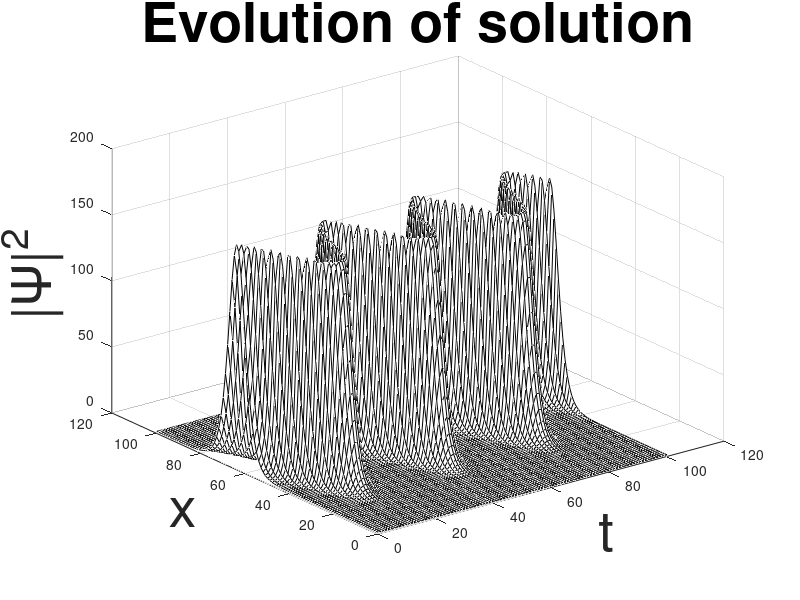
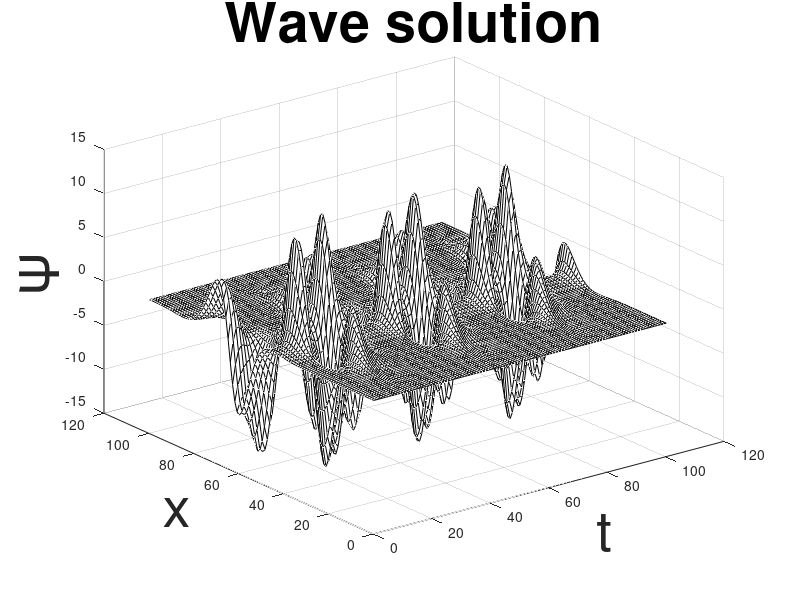
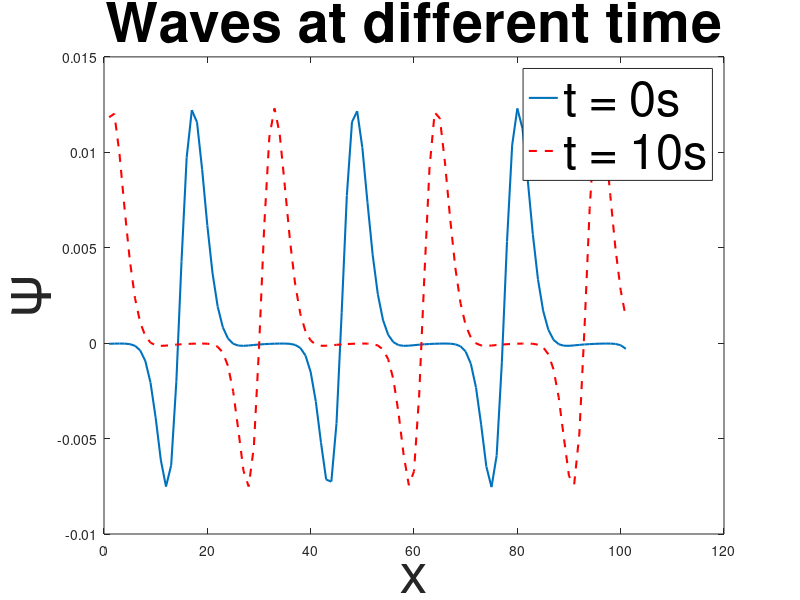

The MATLAB source for these figures, in order:
function INNLSE
%------------------------
%constants:
i = sqrt(-1);
beta = 13;
C_1 = 0;
C_2 = 0;
C_3 = 0;
C_4 = 2;
C_5 = 2;
M = 1;
%------------------------
%linspace for time and space:
t = linspace(-10,10,101);
x = linspace(-10,10,101);
%------------------------
%coefficients:
B_1 = 2*sech(0.01*x);
a_1 = cos(x);
a_2 = 2*C_5*a_1./(B_1.^2*beta^2);
a_3 = sin(x);
a_4 = 6*C_5.*a_3./(B_1.^2*beta^2);
a_5 = -a_4;
%------------------------
%variable:
%why not calculate in for-loop since matlab will explode
    xi_s = -2*(sin(x)-cos(x));
    eta_s = sin(x) - 3*cos(x);
    delta_s = sin(x)- cos(x);
for k = 1:101
    for j = 1:101
        xi(k,j) = t(k) + xi_s(j);
        eta(k,:) = eta_s;
        delta(k,j) = t(k) - delta_s(j);
%calculate the wave psi:
        psi(k,j) = M*beta*sech(xi(k,j))*exp(i*(delta(k,j) + M*eta(k,j)));
        psi_r(k,j) = real(psi(k,j));
        psi_i(k,j) = imag(psi(k,j));
        psi_se(k,j) = psi(k,j)*conj(psi(k,j));
    end
end
figure;
surf(psi_se,'FaceColor',[1 1 1]);
title('Evolution of solution','FontSize',40)
xlabel('t','FontSize',40);
ylabel('x','FontSize',40);
zlabel('{|\Psi|}^2','FontSize',40);
figure;
surf(psi_r,'FaceColor',[1 1 1]);
title('Wave solution','Fontsize',40);
xlabel('t','FontSize',40);
ylabel('x','FontSize',40);
zlabel('\Psi','FontSize',40);

figure;
plot(psi_r(1,:),'Linewidth',1.5);
hold on
plot(psi_r(101,:),'r--','Linewidth',1.5);
xlabel('x','FontSize',40);
ylabel('\Psi','FontSize',40);
title('Waves at different time','FontSize',40);
h_l = legend('t = 0s','t = 10s');
set(h_l,'FontSize',35);

save('INNLSE');
evalin('base','load INNLSE');
end

